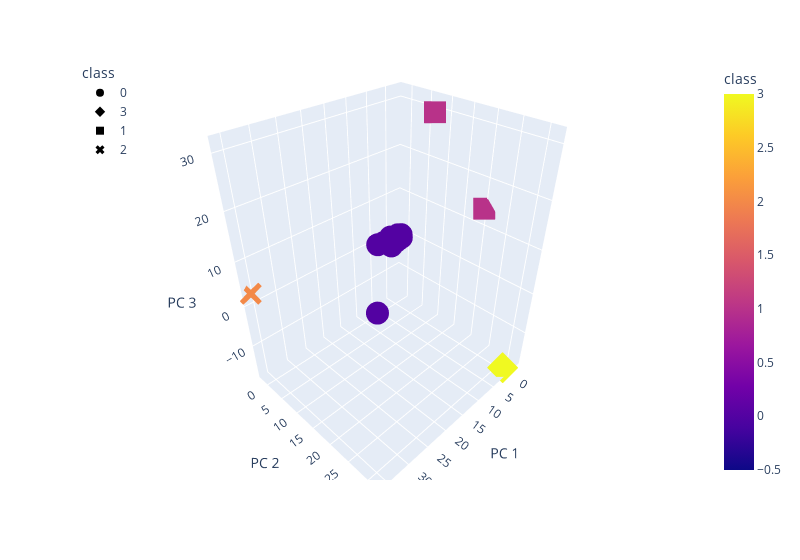

The notebook cell this image was saved under:
### Markdown cell above
### Deliverable 4: Visualizing Cryptocurrencies Results

#### 3D-Scatter with Clusters

### Code cell
# Creating a 3D-Scatter with the PCA data and the clusters
fig = px.scatter_3d(
    clustered_df,
    x = "PC 1",
    y = "PC 2",
    z = "PC 3",
    color = "class",
    symbol = "class", 
    width = 800,
    hover_name = "CoinName",
    hover_data = ["Algorithm"]
    )
fig.update_layout(legend = dict(x=0, y=1))
fig.show()

### Figure 1 — Plotly figure (JSON) as saved in the notebook; plotly's stock layout.template omitted (floating-point values rounded to 4 significant figures; data arrays with more than 128 entries replaced by an {"elided": "..."} marker saying what was removed)
{"data": [{"customdata": {"elided": "528x1 str values"}, "hovertemplate": "<b>%{hovertext}</b><br><br>class=%{marker.color}<br>PC 1=%{x}<br>PC 2=%{y}<br>PC 3=%{z}<br>Algorithm=%{customdata[0]}<extra></extra>", "hovertext": {"elided": "528 str values"}, "legendgroup": "0", "marker": {"color": {"elided": "528 int values"}, "coloraxis": "coloraxis", "symbol": "circle"}, "mode": "markers", "name": "0", "scene": "scene", "showlegend": true, "type": "scatter3d", "x": {"elided": "528 float values"}, "y": {"elided": "528 float values"}, "z": {"elided": "528 float values"}}, {"customdata": [["Proof-of-BibleHash"]], "hovertemplate": "<b>%{hovertext}</b><br><br>class=%{marker.color}<br>PC 1=%{x}<br>PC 2=%{y}<br>PC 3=%{z}<br>Algorithm=%{customdata[0]}<extra></extra>", "hovertext": ["BiblePay"], "legendgroup": "3", "marker": {"color": [3], "coloraxis": "coloraxis", "symbol": "diamond"}, "mode": "markers", "name": "3", "scene": "scene", "showlegend": true, "type": "scatter3d", "x": [0.5728], "y": [31.69], "z": [-17.24]}, {"customdata": [["SHA-256 + Hive"], ["Proof-of-Authority"]], "hovertemplate": "<b>%{hovertext}</b><br><br>class=%{marker.color}<br>PC 1=%{x}<br>PC 2=%{y}<br>PC 3=%{z}<br>Algorithm=%{customdata[0]}<extra></extra>", "hovertext": ["LitecoinCash", "Poa Network"], "legendgroup": "1", "marker": {"color": [1, 1], "coloraxis": "coloraxis", "symbol": "square"}, "mode": "markers", "name": "1", "scene": "scene", "showlegend": true, "type": "scatter3d", "x": [1.287, -3.006], "y": [10.56, 20.21], "z": [31.18, 14.17]}, {"customdata": [["TRC10"]], "hovertemplate": "<b>%{hovertext}</b><br><br>class=%{marker.color}<br>PC 1=%{x}<br>PC 2=%{y}<br>PC 3=%{z}<br>Algorithm=%{customdata[0]}<extra></extra>", "hovertext": ["BitTorrent"], "legendgroup": "2", "marker": {"color": [2], "coloraxis": "coloraxis", "symbol": "x"}, "mode": "markers", "name": "2", "scene": "scene", "showlegend": true, "type": "scatter3d", "x": [35.8], "y": [-1.959], "z": [2.987]}], "layout": {"coloraxis": {"colorbar": {"title": {"text": "class"}}, "colorscale": [[0, "#0d0887"], [0.1111, "#46039f"], [0.2222, "#7201a8"], [0.3333, "#9c179e"], [0.4444, "#bd3786"], [0.5556, "#d8576b"], [0.6667, "#ed7953"], [0.7778, "#fb9f3a"], [0.8889, "#fdca26"], [1, "#f0f921"]]}, "legend": {"title": {"text": "class"}, "tracegroupgap": 0, "x": 0, "y": 1}, "margin": {"t": 60}, "scene": {"domain": {"x": [0, 1], "y": [0, 1]}, "xaxis": {"title": {"text": "PC 1"}}, "yaxis": {"title": {"text": "PC 2"}}, "zaxis": {"title": {"text": "PC 3"}}}, "width": 800}}
